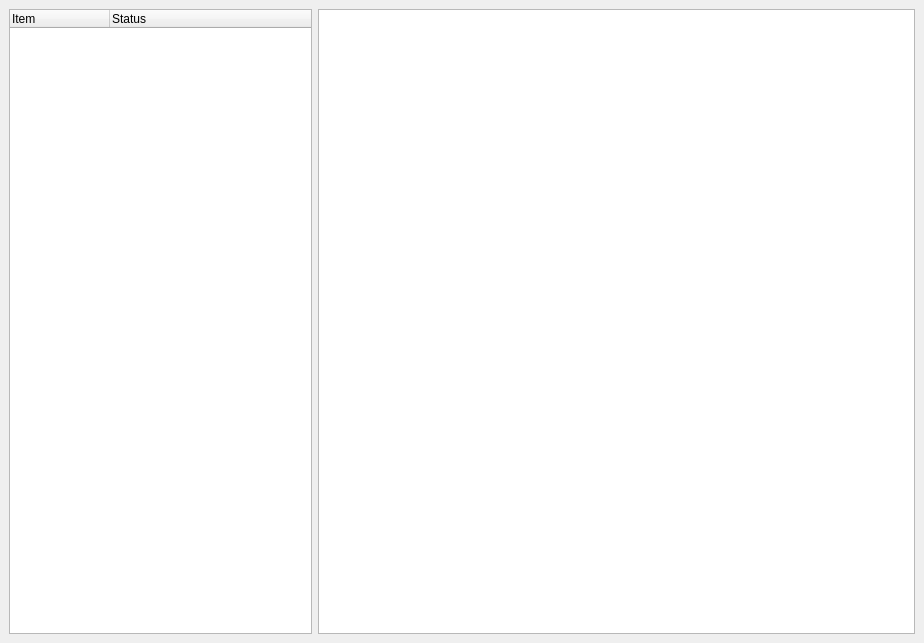
<?xml version="1.0" encoding="UTF-8"?>
<ui version="4.0">
 <class>MainWindow</class>
 <widget class="QMainWindow" name="MainWindow">
  <property name="windowModality">
   <enum>Qt::NonModal</enum>
  </property>
  <property name="geometry">
   <rect>
    <x>0</x>
    <y>0</y>
    <width>924</width>
    <height>643</height>
   </rect>
  </property>
  <property name="windowTitle">
   <string>Simple Business </string>
  </property>
  <property name="documentMode">
   <bool>false</bool>
  </property>
  <property name="tabShape">
   <enum>QTabWidget::Rounded</enum>
  </property>
  <widget class="QWidget" name="centralwidget">
   <layout class="QHBoxLayout" name="horizontalLayout_16">
    <item>
     <layout class="QHBoxLayout" name="horizontalLayout_17">
      <item>
       <widget class="QTreeWidget" name="treeWidget_InitialData">
        <property name="maximumSize">
         <size>
          <width>303</width>
          <height>16777215</height>
         </size>
        </property>
        <column>
         <property name="text">
          <string>Item</string>
         </property>
        </column>
        <column>
         <property name="text">
          <string>Status</string>
         </property>
        </column>
       </widget>
      </item>
      <item>
       <widget class="QTextBrowser" name="textBrowser_InitialData"/>
      </item>
     </layout>
    </item>
   </layout>
  </widget>
  <action name="action_Run_Simulate">
   <property name="text">
    <string>Запуск симуляции</string>
   </property>
  </action>
  <action name="action_Synhronize_xm_with_db">
   <property name="text">
    <string>Загрузить из 1С</string>
   </property>
  </action>
  <action name="action_upload_budget_csv">
   <property name="text">
    <string>Выгрузить в 1С</string>
   </property>
  </action>
  <action name="action_2">
   <property name="text">
    <string>#ЗапросТовара</string>
   </property>
  </action>
  <action name="action_3">
   <property name="text">
    <string>#Бюджет</string>
   </property>
  </action>
  <action name="action_4">
   <property name="text">
    <string>#Офер</string>
   </property>
  </action>
  <action name="action_5">
   <property name="text">
    <string>#Прайс</string>
   </property>
  </action>
  <action name="action_6">
   <property name="text">
    <string>#Беседа</string>
   </property>
  </action>
  <action name="action_fast_NewContact">
   <property name="text">
    <string>Новый контакт</string>
   </property>
  </action>
  <action name="action">
   <property name="text">
    <string>Заметка</string>
   </property>
  </action>
  <action name="action_AddFastNote">
   <property name="text">
    <string>+ Быстрая заметка</string>
   </property>
  </action>
  <action name="action_AddNewContact">
   <property name="text">
    <string>+ Контакт</string>
   </property>
  </action>
  <action name="action_7">
   <property name="text">
    <string>+ Клиент</string>
   </property>
  </action>
  <action name="action_8">
   <property name="text">
    <string>+ Поставщик</string>
   </property>
  </action>
  <action name="action_AddNewCP">
   <property name="text">
    <string>+ Контрагент</string>
   </property>
  </action>
 </widget>
 <resources/>
 <connections/>
</ui>
